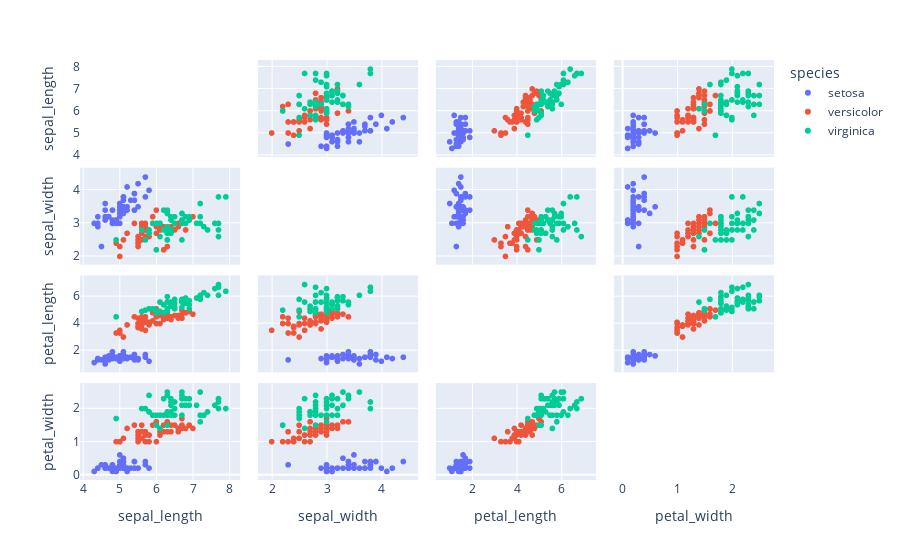

Write notebook code for a chart like this one.
### Markdown cell above
As the diagonal information is not that useful, we will remove it

## Removing `diagonal_visible=False`

* fig.update_traces(diagonal_visible=False)

### Code cell
fig = px.scatter_matrix(iris, 
                 dimensions = ['sepal_length', 'sepal_width', 'petal_length', 'petal_width'],
                 color = 'species')

fig.update_traces(diagonal_visible=False)

fig.show()

### Figure 1 — Plotly figure (JSON) as saved in the notebook; plotly's stock layout.template omitted (floating-point values rounded to 4 significant figures)
{"data": [{"diagonal": {"visible": false}, "dimensions": [{"axis": {"matches": true}, "label": "sepal_length", "values": [5.1, 4.9, 4.7, 4.6, 5, 5.4, 4.6, 5, 4.4, 4.9, 5.4, 4.8, 4.8, 4.3, 5.8, 5.7, 5.4, 5.1, 5.7, 5.1, 5.4, 5.1, 4.6, 5.1, 4.8, 5, 5, 5.2, 5.2, 4.7, 4.8, 5.4, 5.2, 5.5, 4.9, 5, 5.5, 4.9, 4.4, 5.1, 5, 4.5, 4.4, 5, 5.1, 4.8, 5.1, 4.6, 5.3, 5]}, {"axis": {"matches": true}, "label": "sepal_width", "values": [3.5, 3, 3.2, 3.1, 3.6, 3.9, 3.4, 3.4, 2.9, 3.1, 3.7, 3.4, 3, 3, 4, 4.4, 3.9, 3.5, 3.8, 3.8, 3.4, 3.7, 3.6, 3.3, 3.4, 3, 3.4, 3.5, 3.4, 3.2, 3.1, 3.4, 4.1, 4.2, 3.1, 3.2, 3.5, 3.1, 3, 3.4, 3.5, 2.3, 3.2, 3.5, 3.8, 3, 3.8, 3.2, 3.7, 3.3]}, {"axis": {"matches": true}, "label": "petal_length", "values": [1.4, 1.4, 1.3, 1.5, 1.4, 1.7, 1.4, 1.5, 1.4, 1.5, 1.5, 1.6, 1.4, 1.1, 1.2, 1.5, 1.3, 1.4, 1.7, 1.5, 1.7, 1.5, 1, 1.7, 1.9, 1.6, 1.6, 1.5, 1.4, 1.6, 1.6, 1.5, 1.5, 1.4, 1.5, 1.2, 1.3, 1.5, 1.3, 1.5, 1.3, 1.3, 1.3, 1.6, 1.9, 1.4, 1.6, 1.4, 1.5, 1.4]}, {"axis": {"matches": true}, "label": "petal_width", "values": [0.2, 0.2, 0.2, 0.2, 0.2, 0.4, 0.3, 0.2, 0.2, 0.1, 0.2, 0.2, 0.1, 0.1, 0.2, 0.4, 0.4, 0.3, 0.3, 0.3, 0.2, 0.4, 0.2, 0.5, 0.2, 0.2, 0.4, 0.2, 0.2, 0.2, 0.2, 0.4, 0.1, 0.2, 0.1, 0.2, 0.2, 0.1, 0.2, 0.2, 0.3, 0.3, 0.2, 0.6, 0.4, 0.3, 0.2, 0.2, 0.2, 0.2]}], "hovertemplate": "species=setosa<br>%{xaxis.title.text}=%{x}<br>%{yaxis.title.text}=%{y}<extra></extra>", "legendgroup": "setosa", "marker": {"color": "#636efa", "symbol": "circle"}, "name": "setosa", "showlegend": true, "type": "splom"}, {"diagonal": {"visible": false}, "dimensions": [{"axis": {"matches": true}, "label": "sepal_length", "values": [7, 6.4, 6.9, 5.5, 6.5, 5.7, 6.3, 4.9, 6.6, 5.2, 5, 5.9, 6, 6.1, 5.6, 6.7, 5.6, 5.8, 6.2, 5.6, 5.9, 6.1, 6.3, 6.1, 6.4, 6.6, 6.8, 6.7, 6, 5.7, 5.5, 5.5, 5.8, 6, 5.4, 6, 6.7, 6.3, 5.6, 5.5, 5.5, 6.1, 5.8, 5, 5.6, 5.7, 5.7, 6.2, 5.1, 5.7]}, {"axis": {"matches": true}, "label": "sepal_width", "values": [3.2, 3.2, 3.1, 2.3, 2.8, 2.8, 3.3, 2.4, 2.9, 2.7, 2, 3, 2.2, 2.9, 2.9, 3.1, 3, 2.7, 2.2, 2.5, 3.2, 2.8, 2.5, 2.8, 2.9, 3, 2.8, 3, 2.9, 2.6, 2.4, 2.4, 2.7, 2.7, 3, 3.4, 3.1, 2.3, 3, 2.5, 2.6, 3, 2.6, 2.3, 2.7, 3, 2.9, 2.9, 2.5, 2.8]}, {"axis": {"matches": true}, "label": "petal_length", "values": [4.7, 4.5, 4.9, 4, 4.6, 4.5, 4.7, 3.3, 4.6, 3.9, 3.5, 4.2, 4, 4.7, 3.6, 4.4, 4.5, 4.1, 4.5, 3.9, 4.8, 4, 4.9, 4.7, 4.3, 4.4, 4.8, 5, 4.5, 3.5, 3.8, 3.7, 3.9, 5.1, 4.5, 4.5, 4.7, 4.4, 4.1, 4, 4.4, 4.6, 4, 3.3, 4.2, 4.2, 4.2, 4.3, 3, 4.1]}, {"axis": {"matches": true}, "label": "petal_width", "values": [1.4, 1.5, 1.5, 1.3, 1.5, 1.3, 1.6, 1, 1.3, 1.4, 1, 1.5, 1, 1.4, 1.3, 1.4, 1.5, 1, 1.5, 1.1, 1.8, 1.3, 1.5, 1.2, 1.3, 1.4, 1.4, 1.7, 1.5, 1, 1.1, 1, 1.2, 1.6, 1.5, 1.6, 1.5, 1.3, 1.3, 1.3, 1.2, 1.4, 1.2, 1, 1.3, 1.2, 1.3, 1.3, 1.1, 1.3]}], "hovertemplate": "species=versicolor<br>%{xaxis.title.text}=%{x}<br>%{yaxis.title.text}=%{y}<extra></extra>", "legendgroup": "versicolor", "marker": {"color": "#EF553B", "symbol": "circle"}, "name": "versicolor", "showlegend": true, "type": "splom"}, {"diagonal": {"visible": false}, "dimensions": [{"axis": {"matches": true}, "label": "sepal_length", "values": [6.3, 5.8, 7.1, 6.3, 6.5, 7.6, 4.9, 7.3, 6.7, 7.2, 6.5, 6.4, 6.8, 5.7, 5.8, 6.4, 6.5, 7.7, 7.7, 6, 6.9, 5.6, 7.7, 6.3, 6.7, 7.2, 6.2, 6.1, 6.4, 7.2, 7.4, 7.9, 6.4, 6.3, 6.1, 7.7, 6.3, 6.4, 6, 6.9, 6.7, 6.9, 5.8, 6.8, 6.7, 6.7, 6.3, 6.5, 6.2, 5.9]}, {"axis": {"matches": true}, "label": "sepal_width", "values": [3.3, 2.7, 3, 2.9, 3, 3, 2.5, 2.9, 2.5, 3.6, 3.2, 2.7, 3, 2.5, 2.8, 3.2, 3, 3.8, 2.6, 2.2, 3.2, 2.8, 2.8, 2.7, 3.3, 3.2, 2.8, 3, 2.8, 3, 2.8, 3.8, 2.8, 2.8, 2.6, 3, 3.4, 3.1, 3, 3.1, 3.1, 3.1, 2.7, 3.2, 3.3, 3, 2.5, 3, 3.4, 3]}, {"axis": {"matches": true}, "label": "petal_length", "values": [6, 5.1, 5.9, 5.6, 5.8, 6.6, 4.5, 6.3, 5.8, 6.1, 5.1, 5.3, 5.5, 5, 5.1, 5.3, 5.5, 6.7, 6.9, 5, 5.7, 4.9, 6.7, 4.9, 5.7, 6, 4.8, 4.9, 5.6, 5.8, 6.1, 6.4, 5.6, 5.1, 5.6, 6.1, 5.6, 5.5, 4.8, 5.4, 5.6, 5.1, 5.1, 5.9, 5.7, 5.2, 5, 5.2, 5.4, 5.1]}, {"axis": {"matches": true}, "label": "petal_width", "values": [2.5, 1.9, 2.1, 1.8, 2.2, 2.1, 1.7, 1.8, 1.8, 2.5, 2, 1.9, 2.1, 2, 2.4, 2.3, 1.8, 2.2, 2.3, 1.5, 2.3, 2, 2, 1.8, 2.1, 1.8, 1.8, 1.8, 2.1, 1.6, 1.9, 2, 2.2, 1.5, 1.4, 2.3, 2.4, 1.8, 1.8, 2.1, 2.4, 2.3, 1.9, 2.3, 2.5, 2.3, 1.9, 2, 2.3, 1.8]}], "hovertemplate": "species=virginica<br>%{xaxis.title.text}=%{x}<br>%{yaxis.title.text}=%{y}<extra></extra>", "legendgroup": "virginica", "marker": {"color": "#00cc96", "symbol": "circle"}, "name": "virginica", "showlegend": true, "type": "splom"}], "layout": {"dragmode": "select", "legend": {"title": {"text": "species"}, "tracegroupgap": 0}, "margin": {"t": 60}}}
